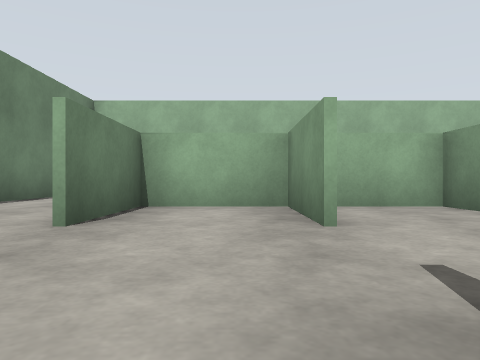
View 1 (above)

20 first-person views from a walk through a robot-simulator world made for Gazebo. The camera is 0.72 m above the floor, looks level and sees 70° across. The floor is counted in squares, 2 m on a side. Each view is taken from the middle of a square. On the plan, view 1 faces up. The plan holds only what a view shows up to about 9 squares ahead; the rest is blank. The place goes on beyond the plan.

View 2
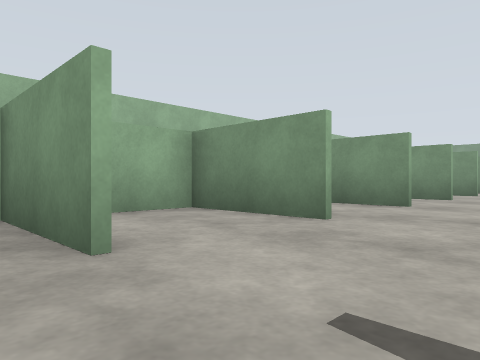

View 3
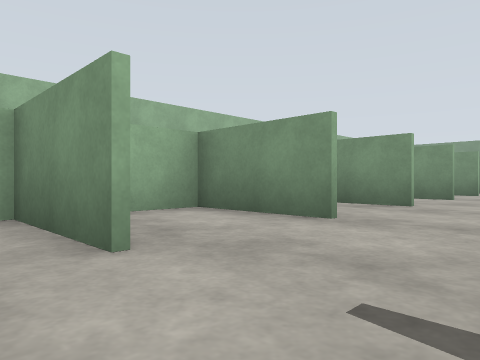

View 4
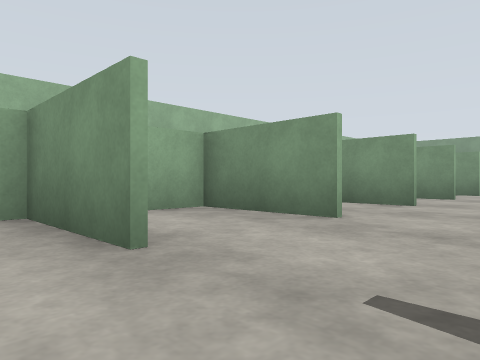

View 5
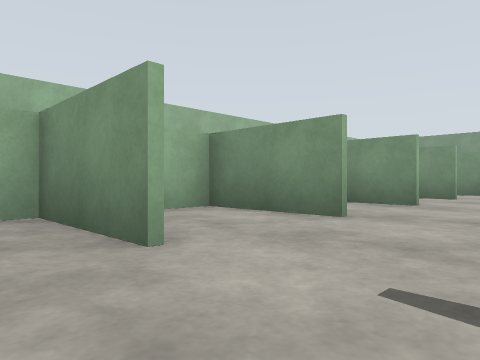

View 6
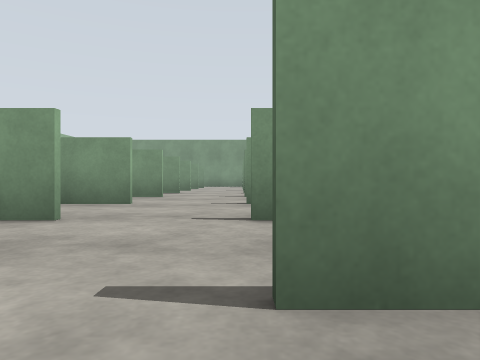

View 7
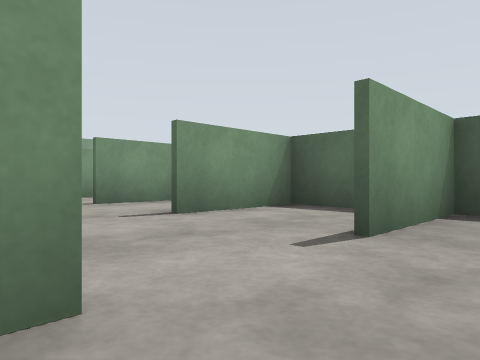

View 8
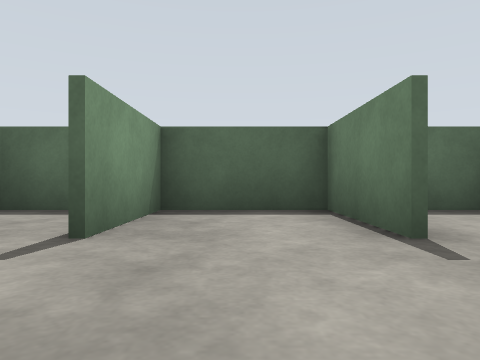

View 9
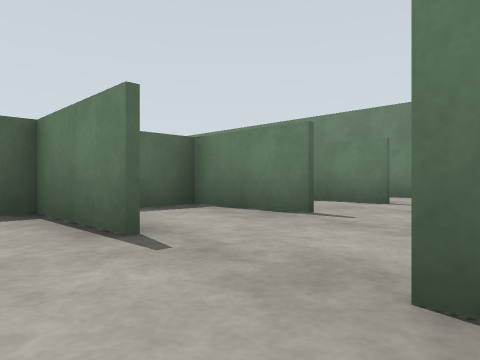

View 10
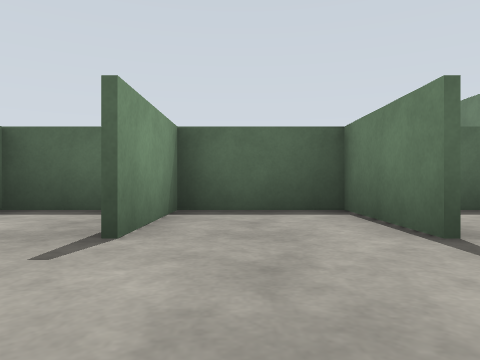

View 11
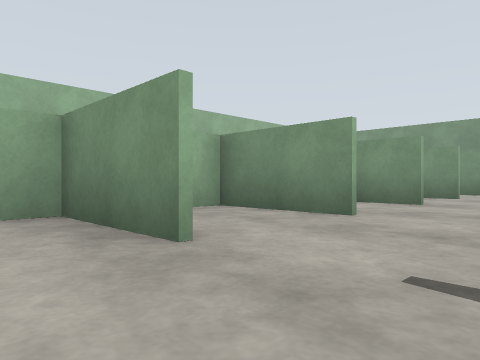

View 12
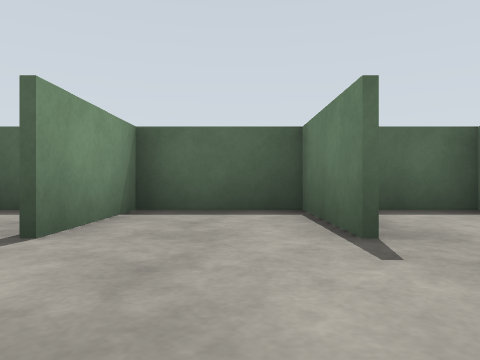

View 13
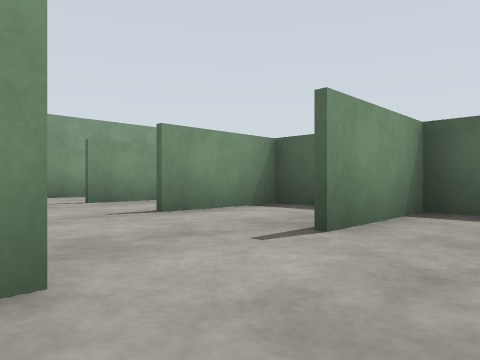

View 14
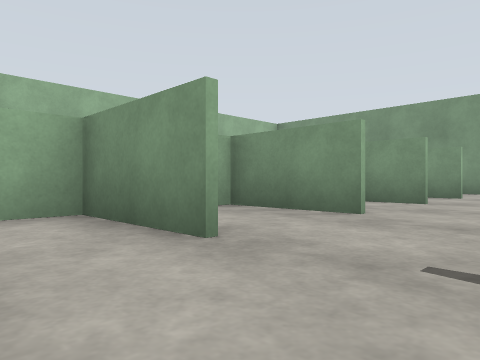

View 15
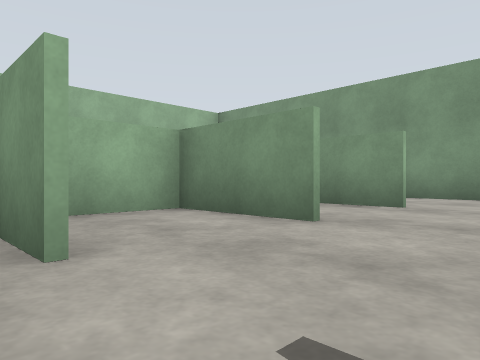

View 16
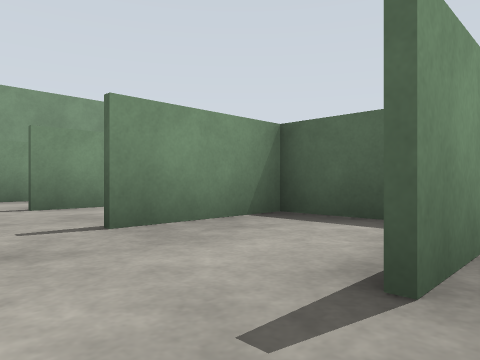

View 17
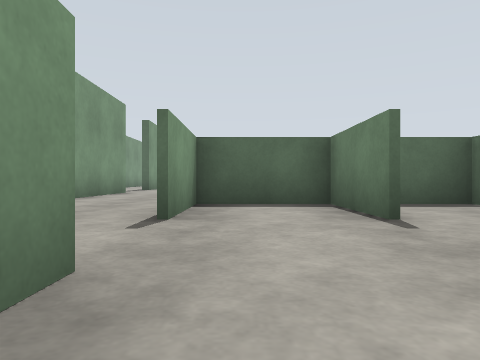

View 18
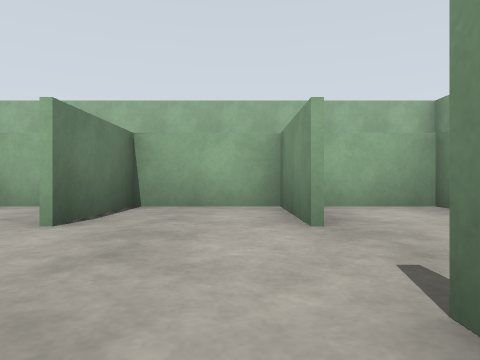

View 19
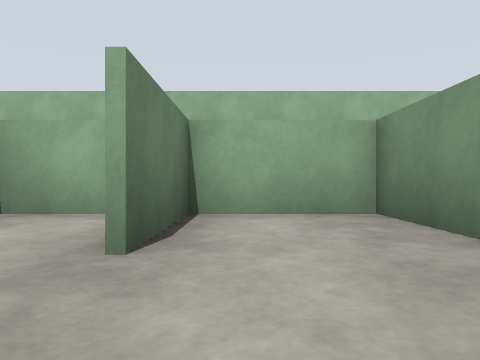

View 20
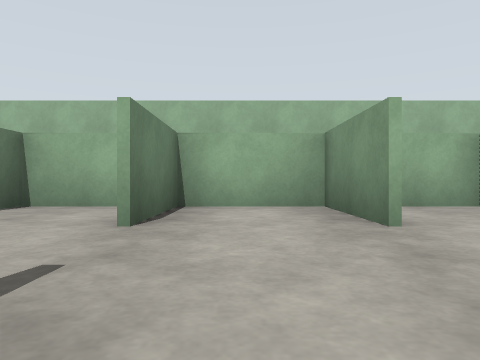

### Floor plan
Points are (right, up) in squares from view 1. A wall is a line through its corners. A room is listed if a view was taken in it or the views show most of it. See-through windows are left out.
Room 1 (views 1, 2)
walls: (0.7, 2.6) (0.7, 4.8); (-1.3, 0.6) (-1.3, 0.1); (0.9, 4.6) (-1.3, 4.6) (-1.3, 2.6); (-0.9, -1.1) (1.1, -1.1)
ways out: opening at (1, 1.5) to room 2; opening at (-1, 1.5)
Room 2 (views 3, 10)
walls: (2.8, 2.6) (2.8, 4.8); (0.7, 1) (0.7, -1.1); (2.9, 4.6) (0.9, 4.6); (2.8, -1.1) (2.8, 1); (1.1, -1.1) (3.1, -1.1)
ways out: opening at (1, 1.5) to room 1; opening at (3, 1.5) to room 3
Room 3 (view 4)
walls: (4.9, 2.6) (4.9, 4.8); (2.8, 1) (2.8, -1.1); (4.9, 4.6) (2.9, 4.6); (3.1, -1.1) (5, -1.1)
ways out: opening at (3, 1.5) to room 2; opening at (5, 1.5) to room 4
Room 4 (views 5, 6, 7, 8, 9)
walls: (7, 2.6) (7, 4.8); (4.9, 1) (4.9, -1.1); (6.9, 4.6) (4.9, 4.6); (5, -1.1) (7, -1.1) (7, 1)
ways out: opening at (5, 1.5) to room 3; opening at (7, 1.5) to room 11
Room 5 (views 11, 20)
walls: (11.2, 2.6) (11.2, 4.8); (10.9, 4.6) (8.9, 4.6); (11.2, -0.5) (11.2, 1); (9.2, 4.8) (9.2, 2.6); (8, -1.1) (10.4, -1.1)
ways out: opening at (11, 1.5) to room 6; opening at (9, 1.5) to room 11
Room 6 (views 12, 13)
walls: (11.2, 1) (11.2, -1.1) (13.2, -1.1) (13.2, 1); (13.2, 2.6) (13.2, 4.8); (12.9, 4.6) (10.9, 4.6)
ways out: opening at (11, 1.5) to room 5; opening at (13, 1.5) to room 7
Room 7 (view 14)
walls: (15.4, 2.6) (15.4, 4.6); (15.1, 4.6) (12.9, 4.6); (15.4, -1.1) (15.4, 1)
ways out: opening at (13, 1.5) to room 6; opening at (15, 1.5) to room 8
Room 8 (views 15, 16, 19)
walls: (17.5, 2.6) (17.5, 4.8); (15.5, 4.8) (15.5, 2.6); (16.2, -1.1) (18.6, -1.1); (18.1, 4.6) (15.1, 4.6); (17.5, -1.1) (17.5, 1)
ways out: opening at (15, 1.5) to room 7; opening at (18, 1.5) to room 10
Room 9 (view 17)
walls: (21.6, 2.6) (21.6, 4.6) (20.1, 4.6); (19.6, 1) (19.6, -1.1) (21.6, -1.1) (21.6, 1)
ways out: opening at (20, 1.5) to room 10; opening at (22, 1.5)
Room 10 (view 18)
walls: (19.6, 2.6) (19.6, 4.6) (18.1, 4.6); (19.6, 0) (19.6, 1); (17.6, 4.6) (17.6, 2.6)
ways out: opening at (18, 1.5) to room 8; opening at (20, 1.5) to room 9
Room 11 (no view inside)
walls: (9.1, 2.6) (9.1, 4.8); (8.9, 4.6) (6.9, 4.6); (7.1, 4.8) (7.1, 4.1); (9.1, -1.1) (9.1, 1)
ways out: opening at (7, 1.5) to room 4; opening at (9, 1.5) to room 5

Where each view was taken, in squares from view 1:
view 1: 0 up, 0 right, facing up
view 2: 1 up, 0 right, facing up-right
view 3: 1 up, 2 right, facing up-right
view 4: 1 up, 4 right, facing up-right
view 5: 1 up, 6 right, facing up-right
view 6: 1 up, 6 right, facing right
view 7: 3 up, 6 right, facing down-right
view 8: 3 up, 6 right, facing down
view 9: 3 up, 6 right, facing down-left
view 10: 3 up, 2 right, facing down
view 11: 1 up, 10 right, facing up-right
view 12: 3 up, 12 right, facing down
view 13: 3 up, 12 right, facing down-right
view 14: 1 up, 14 right, facing up-right
view 15: 1 up, 17 right, facing up-right
view 16: 2 up, 15 right, facing down-right
view 17: 4 up, 21 right, facing down
view 18: 0 up, 19 right, facing up
view 19: 1 up, 16 right, facing up
view 20: 0 up, 10 right, facing up
